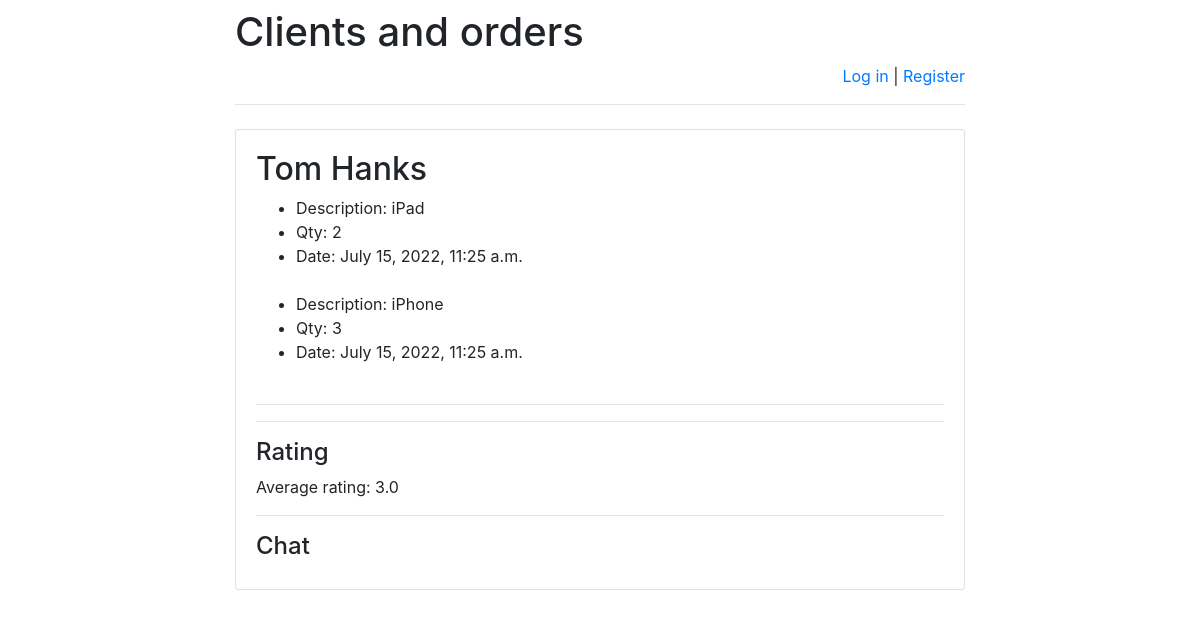
The app's page /orders/1/ with its own data.
### orders/models.py (models this page shows)
class Client(models.Model):
    client_name = models.CharField(max_length=255)

class Order(models.Model):
    description = models.CharField(max_length=255)
    qty = models.IntegerField()
    date = models.DateTimeField()
    client = models.ForeignKey(Client,on_delete=models.SET_NULL, null=True)

### orders/views.py (the view)
# urls.py: path('orders/', include('orders.urls')),
def orders(request, client_id):
    orders = Order.objects.filter(client=client_id)
    return render(
        request,
        'orders.html',
        context={
            'client': get_object_or_404(Client, pk=client_id),
            'orders': orders,
            "already_rated_by_user":
                Mark.objects
                    .filter(author_id=request.user.id)
                    .filter(client_id=client_id)
                    .count(),
            "user_rating":
                Mark.objects
                    .filter(author_id=request.user.id)
                    .filter(client_id=client_id)
                    .aggregate(Avg('mark'))
                ["mark__avg"],
            "avg_mark":
                Mark.objects
                    .filter(client_id=client_id)
                    .aggregate(Avg('mark'))
                ["mark__avg"]
        }
    )

### templates/orders.html (shortened to what this page needs)
{% extends 'base.html' %}
{% block main %}
<h2>{{ client.client_name }}</h2>
<ul> {% for order in orders %}
        <li> Description: {{ order.description }} </li>
        <li> Qty: {{ order.qty }} </li>
        <li> Date: {{ order.date }} </li>
    <br>
    {% endfor %}
    </ul>
    <hr>
    <hr>
<h4>Rating</h4>
    <p>Average rating:
        <span id="avg_mark_span">
            {{ avg_mark }}
        </span>
    </p>
<hr>
<h4>Chat</h4>
{% endblock %}

### records on screen
Client: client_name "Tom Hanks"
Order: description "iPad", qty "2", date "July 15, 2022, 11:25 a.m."
Order: description "iPhone", qty "3", date "July 15, 2022, 11:25 a.m."

### other values on screen
{{ avg_mark }} "3.0"
